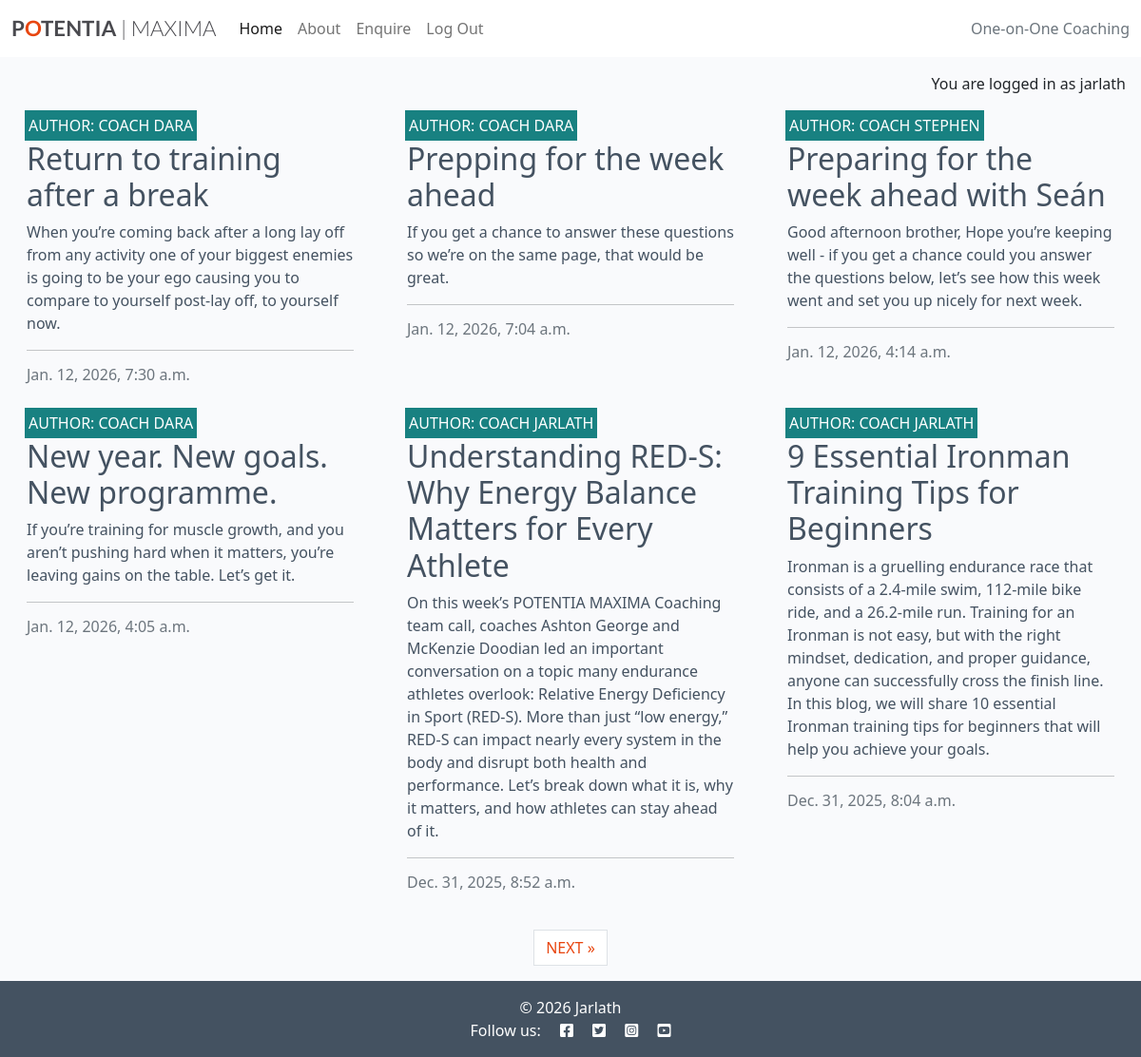
The app's page / (signed in) with its own data.
### home/models.py (models this page shows, shortened)
class CoachingPost(models.Model):
    title = models.CharField(
        max_length=200, unique=True
    )
    slug = models.SlugField(max_length=200, unique=True)
    author = models.ForeignKey(User, on_delete=models.CASCADE)
    status = models.IntegerField(choices=STATUS, default=0)
    created_on = models.DateTimeField(auto_now_add=True)
    updated_on = models.DateTimeField(auto_now=True)
    content = models.TextField()
    excerpt = models.TextField(blank=True)
    class Meta:
        ordering = ["-created_on"]

### home/views.py (the view)
# urls.py: path('', views.CoachingPostList.as_view(), name='home'),
class CoachingPostList(generic.ListView):
    template_name = "home/index.html"
    paginate_by = 6
    queryset = CoachingPost.objects.filter(status=1).order_by("-created_on")

### home/templates/home/index.html (shortened to what this page needs)
{% extends "base.html" %} {% load static %} {% block content %}
{% if user.is_authenticated %}
<div class="container-fluid">
    <div class="row">
        <div class="col-12 mt-3 left">
            <div class="row">
                {% for post in coachingpost_list %}
                <div class="col-md-4">
                    <div class="card mb-4">
                        <div class="card-body">
                            <div class="image-container">
                                <div class="image-flash">
                                    <p class="author">Author: Coach {{ post.author }}</p>
                                </div>
                            </div>
                            <a href="{% url 'coaching_post_detail' post.slug %}" class="post-link">
                                <h2 class="card-title">{{ post.title }}</h2>
                                <p class="card-text">{{ post.excerpt }}</p>
                            </a>
                            <hr />
                            <p class="card-text text-muted h6">{{ post.created_on}}
                            </p>
                        </div>
                    </div>
                </div>
                {% if forloop.counter|divisibleby:3 %}
            </div>
            <div class="row">
                {% endif %}
                {% endfor %}
            </div>
        </div>
    </div>
    {% if is_paginated %}
    <nav aria-label="Page navigation">
        <ul class="pagination justify-content-center">
            {% if page_obj.has_next %}
            <li><a href="?page={{ page_obj.next_page_number }}" class="page-link">NEXT &raquo;</a></li>
            {% endif %}
        </ul>
    </nav>
    {% endif %}
</div>
{% endif %}
{% endblock %}
{% block copyright %}
&copy; 2026 Jarlath
{% endblock %}

### templates/base.html (shortened to what this page needs)
{% load static %}
{% url 'home' as home_url %}
{% url 'about' as about_url %}
{% url 'enquire' as enquire_url %}
{% url 'account_signup' as signup_url %}
{% url 'account_login' as login_url %}
{% url 'account_logout' as logout_url %}
<!DOCTYPE html>
<html class="h-100" lang="en">
<head>
    <link rel="stylesheet" href="https://cdnjs.cloudflare.com/ajax/libs/font-awesome/5.15.3/css/all.min.css">
    <link href="https://cdn.jsdelivr.net/npm/bootstrap@5.0.1/dist/css/bootstrap.min.css" rel="stylesheet"
>
    <link rel="stylesheet" href="{% static 'css/style.css' %}">
</head>
<body class="d-flex flex-column h-100 main-bg">
    <nav class="navbar navbar-expand-lg navbar-light bg-white">
        <div class="container-fluid">
            <a class="navbar-brand" href="{% url 'home' %}"><span class="brand">P<span class="red-o">O</span>TENTIA<span
                        class="thin"> | MAXIMA</span></span></a>
            <div class="collapse navbar-collapse" id="navbarText">
                <ul class="navbar-nav me-auto mb-2 mb-lg-0">
                    <li class="nav-item">
                        <a class="nav-link {% if request.path == home_url %}active{% endif %}" aria-current="page"
                            href="{% url 'home' %}">Home</a>
                    </li>
                    <li class="nav-item">
                        <a class="nav-link
                {% if request.path == about_url %}active{%endif%}" aria-current="page"
                            href="{% url 'about' %}">About</a>
                    </li>
                    <li class="nav-item">
                        <a class="nav-link
                {% if request.path == enquire_url %}active{%endif%}" aria-current="page"
                            href="{% url 'enquire' %}">Enquire</a>
                    </li>
                    {% if user.is_authenticated %}
                    <li class="nav-item">
                        <a class="nav-link {% if request.path == logout_url %}active{% endif %}" aria-current="page"
                            href="{% url 'account_logout' %}">Log Out</a>
                    </li>
                    {% endif %}
                </ul>
                <span class="navbar-text text-muted">
                    One-on-One Coaching
                </span>
            </div>
        </div>
    </nav>
    <main class="flex-shrink-0 main-bg">
        {% if user.is_authenticated %}
        <p class="text-end m-3">You are logged in as {{ user }}</p>
        {% else %}
        <p class="text-end m-3">You are not logged in</p>
        {% endif %}
        {% block content %}{% endblock content %}
    </main>
    <footer class="footer mt-auto py-3 dark-bg">
        <p class="m-0 text-center text-white">
            {% block copyright %}{% endblock copyright %}
        </p>
        <p class="m-0 text-center text-white">Follow us:
            <i class="fab fa-facebook-square ms-3"></i>
            <i class="fab fa-twitter-square ms-3"></i>
            <i class="fab fa-instagram-square ms-3"></i>
            <i class="fab fa-youtube-square ms-3"></i>
        </p>
    </footer>
</body>
</html>

### static/css/style.css (style rules this page uses)
body { background-color: #F9FAFC; }
.brand { font-family: Lato, sans-serif; font-size: 1.4rem; font-weight: 700; color: #4A4A4F; }
.red-o { color: #E84610; }
.thin { font-weight: 300; }
.dark-bg { background-color: #445261; }
.main-bg { background-color: #F9FAFC; }
.card { border: none; background-color: transparent; }
.image-container { position: relative; }
.image-flash { position: absolute; bottom: 5%; min-width: 30%; left: -2px; background-color: #188181; }
.author { color: white; margin: 4px; text-transform: uppercase; }
.post-link { text-decoration: none; color: #445261; }
.post-link:hover, .page-link { color: #E84610; }

### records on screen
CoachingPost: author "DARA", title "Return to training after a break", excerpt "When you’re coming back after a long lay off from any activity one of your biggest enemies is going to be your ego causing you to compare to yourself post-lay off, to yourself now.", created_on "Jan. 12, 2026, 7:30 a.m."
CoachingPost: author "DARA", title "Prepping for the week ahead", excerpt "If you get a chance to answer these questions so we’re on the same page, that would be great.", created_on "Jan. 12, 2026, 7:04 a.m."
CoachingPost: author "STEPHEN", title "Preparing for the week ahead with Seán", excerpt "Good afternoon brother, Hope you’re keeping well - if you get a chance could you answer the questions below, let’s see how this week went and set you up nicely for next week.", created_on "Jan. 12, 2026, 4:14 a.m."
CoachingPost: author "DARA", title "New year. New goals. New programme.", excerpt "If you’re training for muscle growth, and you aren’t pushing hard when it matters, you’re leaving gains on the table. Let’s get it.", created_on "Jan. 12, 2026, 4:05 a.m."
CoachingPost: author "JARLATH", title "Understanding RED-S: Why Energy Balance Matters for Every Athlete", excerpt "On this week’s POTENTIA MAXIMA Coaching team call, coaches Ashton George and McKenzie Doodian led an important conversation on a topic many endurance athletes overlook: Relative Energy Deficiency in Sport (RED-S). More than just “low energy,” RED-S can impact nearly every system in the body and disrupt both health and performance. Let’s break down what it is, why it matters, and how athletes can stay ahead of it.", created_on "Dec. 31, 2025, 8:52 a.m."
CoachingPost: author "JARLATH", title "9 Essential Ironman Training Tips for Beginners", excerpt "Ironman is a gruelling endurance race that consists of a 2.4-mile swim, 112-mile bike ride, and a 26.2-mile run. Training for an Ironman is not easy, but with the right mindset, dedication, and proper guidance, anyone can successfully cross the finish line. In this blog, we will share 10 essential Ironman training tips for beginners that will help you achieve your goals.", created_on "Dec. 31, 2025, 8:04 a.m."

### other values on screen
{{ user }} "jarlath"
